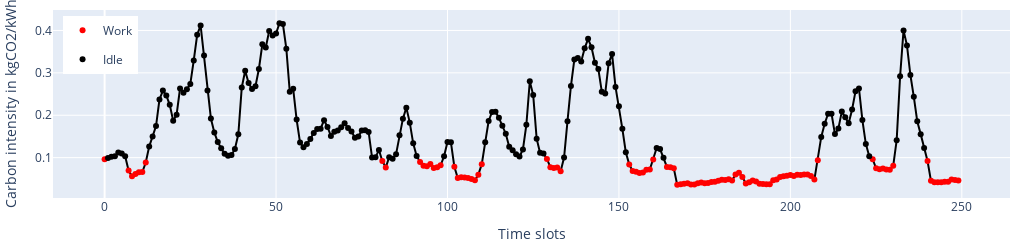
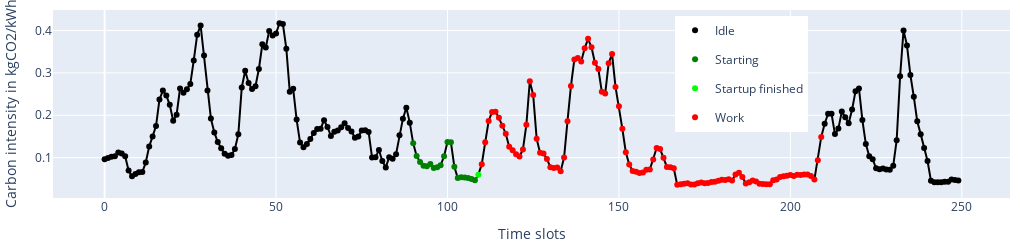
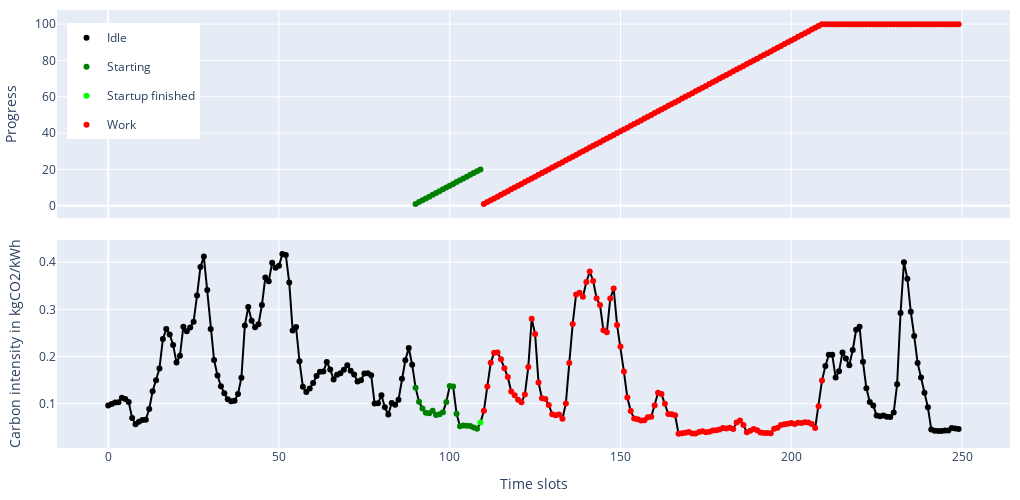
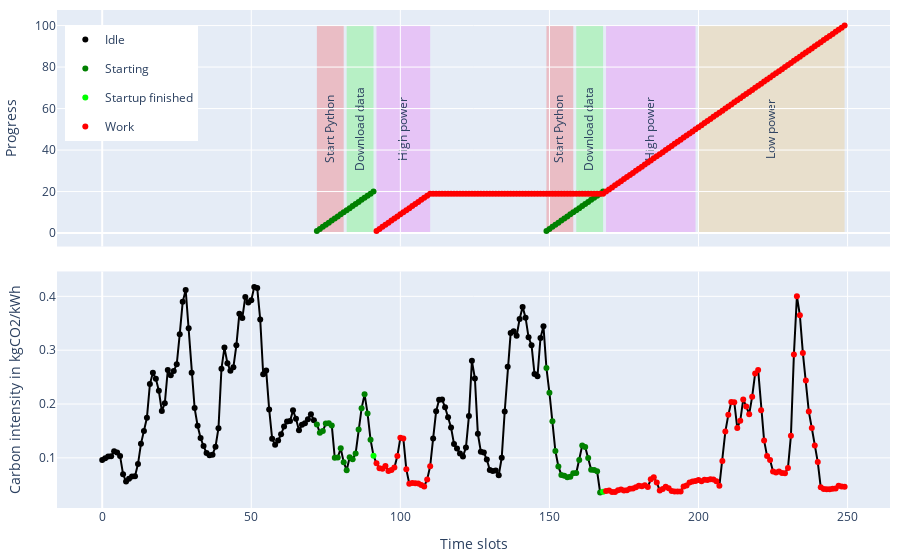

The cell these charts' notebook holds for them, in order:
### Code cell
from typing import List
import plotly.io as pio
import pulp

color_map = {
    "Work": "red",
    "Starting": "green",
    "Startup finished": "lime",
    "Idle": "black"
}

shared_height = 250
shared_width = 1020

def add_common_styling_to_fig(fig):
    fig.update_layout({
        'margin': dict(l=10, r=10, t=10, b=10)
    })


def find_upper_lower_index_for_phases(bool_list: List[bool]):
    groups = []
    start_index = None

    for i, value in enumerate(bool_list):
        if value: 
            if start_index is None:
                start_index = i
        else:
            if start_index is not None:
                groups.append((start_index, i - 1)) 
                start_index = None

    if start_index is not None:
        groups.append((start_index, len(bool_list) - 1))

    # Output the result
    return groups

def make_carbon_trace_with_work_or_startup(targets: List[tuple]):
    # add the work or startup information to the carbon_trace

    graph_times = [i for i in range (shared_deadline)]
    graph_carbon_costs = carbon_trace.df["carbon_intensity_avg"].head(shared_deadline)
    category = ['Idle'] * shared_deadline

    for variable, name in targets:
        for t in range(len(variable)):
            if pulp.value(variable[t]):
                category[t] = name

    fig_carbon = go.Figure()

    fig_carbon.add_trace(go.Scatter(x=graph_times, y=graph_carbon_costs, mode='lines', showlegend=False, line=dict(color='black', width=2)))

    marker_fig = px.scatter(x=graph_times, y=graph_carbon_costs, color=category, color_discrete_map={
                "Work": "red",
                "Starting": "green",
                "Startup finished": "lime",
                "Idle": "black"}
    )

    for trace in marker_fig.data:
        fig_carbon.add_trace(trace)


    fig_carbon.update_layout({ 
        'yaxis_title': 'Carbon intensity in kgCO2/kWh', 
        'xaxis_title': 'Time slots'
    })
    
    return fig_carbon


def make_trace_from_variables(targets: List[tuple]):
    fig = go.Figure()

    for variable, name in targets:
        times = [t for t in range(len(variable))]
        values = [pulp.value(variable[t]) if pulp.value(variable[t]) is not None else None for t in range(len(variable))]

        to_remove = [i for i, value in enumerate(values) if value == 0.0]

        filtered_times = [value for index, value in enumerate(times) if index not in to_remove]
        filtered_values = [value for index, value in enumerate(values) if index not in to_remove]
        # the things you do for a cool plot

        fig.add_trace(go.Scatter(x=filtered_times, y=filtered_values, showlegend=False, mode='markers',
        marker=dict(
            color=color_map[name],
        )))

    return fig

common_styling = {
    'xaxis_title': 'Time slots'
}

def first_plot_work_only():
    """first plot should just show the timeslot were work is being done
    """

    carbon_plot = make_carbon_trace_with_work_or_startup([(result_1["work"], 'Work')])

    carbon_plot.update_layout(height=shared_height, width=shared_width)

    add_common_styling_to_fig(carbon_plot)

    carbon_plot.update_layout(legend ={
        "yanchor":"top",
        "y":0.97,
        "xanchor":"left",
        "x":0.01
    })

    carbon_plot.show()

    pio.write_image(carbon_plot, file="lp_work.pdf", format='pdf')

    return carbon_plot

def second_plot_overhead_via_startup():
    """second plot includes overhead for every start
    """

    carbon_plot = make_carbon_trace_with_work_or_startup([(result_3["work"], 'Work'), (result_3["starting"], 'Starting'), (result_3["startup_finished"], 'Startup finished')])
    add_common_styling_to_fig(carbon_plot)
    carbon_plot.update_layout(height=shared_height, width=shared_width)
    carbon_plot.update_layout(legend ={
        "yanchor":"top",
        "y":0.97,
        "xanchor":"left",
        "x":0.65
    })

    carbon_plot.show()

    pio.write_image(carbon_plot, file="lp_overhead.pdf", format='pdf')



def third_plot_adding_progress_counters():
    """second plot includes overhead for every start
    """
    prototype_fig = make_subplots(rows=2, cols=1, shared_xaxes=True, vertical_spacing=0.05)
    carbon_plot = make_carbon_trace_with_work_or_startup([(result_3["work"], 'Work'), (result_3["starting"], 'Starting'), (result_3["startup_finished"], 'Startup finished')])
    carbon_plot.update_layout(height=shared_height, width=shared_width)
    integers_plot = make_trace_from_variables([(result_3["startup_time_progressed"], 'Starting'), (result_3["work_time_progressed"], 'Work')])
    integers_plot.update_layout(height=shared_height, width=shared_width)


    prototype_fig.add_traces(integers_plot.data, rows=1, cols=1)
    prototype_fig.add_traces(carbon_plot.data, rows=2, cols=1)

    prototype_fig.update_layout({'yaxis1_title':'Progress', 'yaxis2_title': 'Carbon intensity in kgCO2/kWh', 'xaxis2_title':'Time slots'})
    add_common_styling_to_fig(prototype_fig)

    prototype_fig.update_layout(legend ={
        "yanchor":"top",
        "y":0.97,
        "xanchor":"left",
        "x":0.01
    })

    prototype_fig.update_layout(height=shared_height*2, width=shared_width)

    prototype_fig.show()

    pio.write_image(prototype_fig, file="lp_progress.pdf", format='pdf')

def get_color(event_str: str) -> str:
    if ('Start' in event_str):
        return 'rgba(255, 0, 0, 0.2)' 
    if ('Download' in event_str):
        return 'rgba(0, 255, 0, 0.2)'
    if ('High' in event_str):
        return 'rgba(236, 39, 245, 0.2)'
    if ('Low' in event_str or "eval" in event_str): # regrets
        return 'rgba(245, 172, 39, 0.2)'
    return 'rgba(0, 0, 0, 1)'

def get_label(event_str: str) -> str:
    if ('Start' in event_str):
        return 'Start Python' 
    if ('Download' in event_str):
        return 'Download data'
    if ('Start train' in event_str):
        return 'prepare dataset'
    if ('High' in event_str):
        return 'High power'
    if ('Low' in event_str):
        return 'Low power'
    return event_str

def plot_with_states():
    prototype_fig = make_subplots(rows=2, cols=1, shared_xaxes=True, vertical_spacing=0.05)
    carbon_plot = make_carbon_trace_with_work_or_startup([(result_4["work"], 'Work'), (result_4["starting"], 'Starting'), (result_4["startup_finished"], 'Startup finished')])
    
    integers_plot = make_trace_from_variables([(result_4["startup_time_progressed"], 'Starting'), (result_4["work_time_progressed"], 'Work')])

    phases_variables_with_name = [
        *[(value['variable'], key) for (key, value) in result_4["lin_function_dicts"]['startup'].items()],
        *[(value['variable'], key) for (key, value) in result_4["lin_function_dicts"]['work'].items()]
    ]

    prototype_fig.add_traces(integers_plot.data, rows=1, cols=1)
    prototype_fig.add_traces(carbon_plot.data, rows=2, cols=1)

    for variable, name in phases_variables_with_name:
        bools = [True if pulp.value(variable[t]) > 0 else False for t in range(len(variable))]
        groups = find_upper_lower_index_for_phases(bools)
        for start, end in groups:
            print(f"{start}, {end}, {name}")
            prototype_fig.add_shape(type='rect',
                name=name, layer="below",
                label=dict(text=get_label(name), textangle=-90),
                x0=start, y0=0, x1=end, y1=100,
                line=dict(color='rgba(0, 0, 0, 0)'),
                row=1, col=1, fillcolor=get_color(name)
            )

    prototype_fig.update_layout({'yaxis1_title':'Progress', 'yaxis2_title': 'Carbon intensity in kgCO2/kWh', 'xaxis2_title': 'Time slots'})
    
    add_common_styling_to_fig(prototype_fig)

    prototype_fig.update_layout(legend ={
        "yanchor":"top",
        "y":0.97,
        "xanchor":"left",
        "x":0.01
    })

    prototype_fig.show()

    pio.write_image(prototype_fig, file="lp_states.pdf", format='pdf')


first_plot_work_only()
second_plot_overhead_via_startup()
third_plot_adding_progress_counters()
plot_with_states()

### Figure 1 — Plotly figure (JSON) as saved in the notebook; plotly's stock layout.template omitted (floating-point values rounded to 4 significant figures; data arrays with more than 128 entries replaced by an {"elided": "..."} marker saying what was removed)
{"data": [{"line": {"color": "black", "width": 2}, "mode": "lines", "showlegend": false, "type": "scatter", "x": {"elided": "250 int values"}, "y": {"elided": "250 float values"}}, {"hovertemplate": "color=Work<br>x=%{x}<br>y=%{y}<extra></extra>", "legendgroup": "Work", "marker": {"color": "red", "symbol": "circle"}, "mode": "markers", "name": "Work", "orientation": "v", "showlegend": true, "type": "scatter", "x": [0, 7, 8, 9, 10, 11, 12, 81, 82, 92, 93, 94, 95, 96, 97, 98, 102, 103, 104, 105, 106, 107, 108, 109, 110, 129, 130, 131, 132, 133, 153, 154, 155, 156, 157, 158, 159, 160, 164, 165, 166, 167, 168, 169, 170, 171, 172, 173, 174, 175, 176, 177, 178, 179, 180, 181, 182, 183, 184, 185, 186, 187, 188, 189, 190, 191, 192, 193, 194, 195, 196, 197, 198, 199, 200, 201, 202, 203, 204, 205, 206, 207, 208, 224, 225, 226, 227, 228, 229, 230, 240, 241, 242, 243, 244, 245, 246, 247, 248, 249], "xaxis": "x", "y": [0.09614, 0.06952, 0.05609, 0.06142, 0.06537, 0.06595, 0.08854, 0.09206, 0.07697, 0.0898, 0.08062, 0.07978, 0.08471, 0.0758, 0.07732, 0.08188, 0.07866, 0.05189, 0.05347, 0.05305, 0.05223, 0.04941, 0.0468, 0.05983, 0.08463, 0.09698, 0.07737, 0.07553, 0.07664, 0.06776, 0.08409, 0.06835, 0.06675, 0.06397, 0.06477, 0.07124, 0.07186, 0.09582, 0.07796, 0.07741, 0.07503, 0.0358, 0.03726, 0.0383, 0.03949, 0.03661, 0.03667, 0.03961, 0.04123, 0.03943, 0.04004, 0.0427, 0.0432, 0.04518, 0.048, 0.04725, 0.04891, 0.0459, 0.06007, 0.06413, 0.05441, 0.03926, 0.04217, 0.04621, 0.04352, 0.03849, 0.03764, 0.0375, 0.03731, 0.04674, 0.04854, 0.05439, 0.05592, 0.0572, 0.05894, 0.05653, 0.05941, 0.059, 0.06039, 0.05995, 0.05645, 0.04813, 0.09411, 0.0962, 0.07469, 0.07289, 0.07456, 0.07199, 0.07158, 0.08103, 0.09216, 0.04523, 0.0422, 0.04188, 0.04186, 0.04284, 0.04308, 0.04818, 0.04696, 0.04623], "yaxis": "y"}, {"hovertemplate": "color=Idle<br>x=%{x}<br>y=%{y}<extra></extra>", "legendgroup": "Idle", "marker": {"color": "black", "symbol": "circle"}, "mode": "markers", "name": "Idle", "orientation": "v", "showlegend": true, "type": "scatter", "x": {"elided": "150 int values"}, "xaxis": "x", "y": {"elided": "150 float values"}, "yaxis": "y"}], "layout": {"height": 250, "legend": {"x": 0.01, "xanchor": "left", "y": 0.97, "yanchor": "top"}, "margin": {"b": 10, "l": 10, "r": 10, "t": 10}, "width": 1020, "xaxis": {"title": {"text": "Time slots"}}, "yaxis": {"title": {"text": "Carbon intensity in kgCO2/kWh"}}}}

### Figure 2 — Plotly figure (JSON) as saved in the notebook; plotly's stock layout.template omitted (floating-point values rounded to 4 significant figures; data arrays with more than 128 entries replaced by an {"elided": "..."} marker saying what was removed)
{"data": [{"line": {"color": "black", "width": 2}, "mode": "lines", "showlegend": false, "type": "scatter", "x": {"elided": "250 int values"}, "y": {"elided": "250 float values"}}, {"hovertemplate": "color=Idle<br>x=%{x}<br>y=%{y}<extra></extra>", "legendgroup": "Idle", "marker": {"color": "black", "symbol": "circle"}, "mode": "markers", "name": "Idle", "orientation": "v", "showlegend": true, "type": "scatter", "x": {"elided": "130 int values"}, "xaxis": "x", "y": {"elided": "130 float values"}, "yaxis": "y"}, {"hovertemplate": "color=Starting<br>x=%{x}<br>y=%{y}<extra></extra>", "legendgroup": "Starting", "marker": {"color": "green", "symbol": "circle"}, "mode": "markers", "name": "Starting", "orientation": "v", "showlegend": true, "type": "scatter", "x": [90, 91, 92, 93, 94, 95, 96, 97, 98, 99, 100, 101, 102, 103, 104, 105, 106, 107, 108], "xaxis": "x", "y": [0.1338, 0.104, 0.0898, 0.08062, 0.07978, 0.08471, 0.0758, 0.07732, 0.08188, 0.1033, 0.1371, 0.1362, 0.07866, 0.05189, 0.05347, 0.05305, 0.05223, 0.04941, 0.0468], "yaxis": "y"}, {"hovertemplate": "color=Startup finished<br>x=%{x}<br>y=%{y}<extra></extra>", "legendgroup": "Startup finished", "marker": {"color": "lime", "symbol": "circle"}, "mode": "markers", "name": "Startup finished", "orientation": "v", "showlegend": true, "type": "scatter", "x": [109], "xaxis": "x", "y": [0.05983], "yaxis": "y"}, {"hovertemplate": "color=Work<br>x=%{x}<br>y=%{y}<extra></extra>", "legendgroup": "Work", "marker": {"color": "red", "symbol": "circle"}, "mode": "markers", "name": "Work", "orientation": "v", "showlegend": true, "type": "scatter", "x": [110, 111, 112, 113, 114, 115, 116, 117, 118, 119, 120, 121, 122, 123, 124, 125, 126, 127, 128, 129, 130, 131, 132, 133, 134, 135, 136, 137, 138, 139, 140, 141, 142, 143, 144, 145, 146, 147, 148, 149, 150, 151, 152, 153, 154, 155, 156, 157, 158, 159, 160, 161, 162, 163, 164, 165, 166, 167, 168, 169, 170, 171, 172, 173, 174, 175, 176, 177, 178, 179, 180, 181, 182, 183, 184, 185, 186, 187, 188, 189, 190, 191, 192, 193, 194, 195, 196, 197, 198, 199, 200, 201, 202, 203, 204, 205, 206, 207, 208, 209], "xaxis": "x", "y": [0.08463, 0.1361, 0.1865, 0.2078, 0.2084, 0.1939, 0.1752, 0.1564, 0.1258, 0.1176, 0.108, 0.1027, 0.1194, 0.1775, 0.2803, 0.2475, 0.1447, 0.1114, 0.1098, 0.09698, 0.07737, 0.07553, 0.07664, 0.06776, 0.1002, 0.186, 0.269, 0.3317, 0.3354, 0.3268, 0.3579, 0.3804, 0.3603, 0.3238, 0.3091, 0.2556, 0.2515, 0.3228, 0.3442, 0.2667, 0.2211, 0.1679, 0.1127, 0.08409, 0.06835, 0.06675, 0.06397, 0.06477, 0.07124, 0.07186, 0.09582, 0.1229, 0.1201, 0.09972, 0.07796, 0.07741, 0.07503, 0.0358, 0.03726, 0.0383, 0.03949, 0.03661, 0.03667, 0.03961, 0.04123, 0.03943, 0.04004, 0.0427, 0.0432, 0.04518, 0.048, 0.04725, 0.04891, 0.0459, 0.06007, 0.06413, 0.05441, 0.03926, 0.04217, 0.04621, 0.04352, 0.03849, 0.03764, 0.0375, 0.03731, 0.04674, 0.04854, 0.05439, 0.05592, 0.0572, 0.05894, 0.05653, 0.05941, 0.059, 0.06039, 0.05995, 0.05645, 0.04813, 0.09411, 0.1488], "yaxis": "y"}], "layout": {"height": 250, "legend": {"x": 0.65, "xanchor": "left", "y": 0.97, "yanchor": "top"}, "margin": {"b": 10, "l": 10, "r": 10, "t": 10}, "width": 1020, "xaxis": {"title": {"text": "Time slots"}}, "yaxis": {"title": {"text": "Carbon intensity in kgCO2/kWh"}}}}

### Figure 3 — Plotly figure (JSON) as saved in the notebook; plotly's stock layout.template omitted (floating-point values rounded to 4 significant figures; data arrays with more than 128 entries replaced by an {"elided": "..."} marker saying what was removed)
{"data": [{"marker": {"color": "green"}, "mode": "markers", "showlegend": false, "type": "scatter", "x": [90, 91, 92, 93, 94, 95, 96, 97, 98, 99, 100, 101, 102, 103, 104, 105, 106, 107, 108, 109, 249], "xaxis": "x", "y": [1, 2, 3, 4, 5, 6, 7, 8, 9, 10, 11, 12, 13, 14, 15, 16, 17, 18, 19, 20, null], "yaxis": "y"}, {"marker": {"color": "red"}, "mode": "markers", "showlegend": false, "type": "scatter", "x": {"elided": "140 int values"}, "xaxis": "x", "y": {"elided": "140 int values"}, "yaxis": "y"}, {"line": {"color": "black", "width": 2}, "mode": "lines", "showlegend": false, "type": "scatter", "x": {"elided": "250 int values"}, "xaxis": "x2", "y": {"elided": "250 float values"}, "yaxis": "y2"}, {"hovertemplate": "color=Idle<br>x=%{x}<br>y=%{y}<extra></extra>", "legendgroup": "Idle", "marker": {"color": "black", "symbol": "circle"}, "mode": "markers", "name": "Idle", "orientation": "v", "showlegend": true, "type": "scatter", "x": {"elided": "130 int values"}, "xaxis": "x2", "y": {"elided": "130 float values"}, "yaxis": "y2"}, {"hovertemplate": "color=Starting<br>x=%{x}<br>y=%{y}<extra></extra>", "legendgroup": "Starting", "marker": {"color": "green", "symbol": "circle"}, "mode": "markers", "name": "Starting", "orientation": "v", "showlegend": true, "type": "scatter", "x": [90, 91, 92, 93, 94, 95, 96, 97, 98, 99, 100, 101, 102, 103, 104, 105, 106, 107, 108], "xaxis": "x2", "y": [0.1338, 0.104, 0.0898, 0.08062, 0.07978, 0.08471, 0.0758, 0.07732, 0.08188, 0.1033, 0.1371, 0.1362, 0.07866, 0.05189, 0.05347, 0.05305, 0.05223, 0.04941, 0.0468], "yaxis": "y2"}, {"hovertemplate": "color=Startup finished<br>x=%{x}<br>y=%{y}<extra></extra>", "legendgroup": "Startup finished", "marker": {"color": "lime", "symbol": "circle"}, "mode": "markers", "name": "Startup finished", "orientation": "v", "showlegend": true, "type": "scatter", "x": [109], "xaxis": "x2", "y": [0.05983], "yaxis": "y2"}, {"hovertemplate": "color=Work<br>x=%{x}<br>y=%{y}<extra></extra>", "legendgroup": "Work", "marker": {"color": "red", "symbol": "circle"}, "mode": "markers", "name": "Work", "orientation": "v", "showlegend": true, "type": "scatter", "x": [110, 111, 112, 113, 114, 115, 116, 117, 118, 119, 120, 121, 122, 123, 124, 125, 126, 127, 128, 129, 130, 131, 132, 133, 134, 135, 136, 137, 138, 139, 140, 141, 142, 143, 144, 145, 146, 147, 148, 149, 150, 151, 152, 153, 154, 155, 156, 157, 158, 159, 160, 161, 162, 163, 164, 165, 166, 167, 168, 169, 170, 171, 172, 173, 174, 175, 176, 177, 178, 179, 180, 181, 182, 183, 184, 185, 186, 187, 188, 189, 190, 191, 192, 193, 194, 195, 196, 197, 198, 199, 200, 201, 202, 203, 204, 205, 206, 207, 208, 209], "xaxis": "x2", "y": [0.08463, 0.1361, 0.1865, 0.2078, 0.2084, 0.1939, 0.1752, 0.1564, 0.1258, 0.1176, 0.108, 0.1027, 0.1194, 0.1775, 0.2803, 0.2475, 0.1447, 0.1114, 0.1098, 0.09698, 0.07737, 0.07553, 0.07664, 0.06776, 0.1002, 0.186, 0.269, 0.3317, 0.3354, 0.3268, 0.3579, 0.3804, 0.3603, 0.3238, 0.3091, 0.2556, 0.2515, 0.3228, 0.3442, 0.2667, 0.2211, 0.1679, 0.1127, 0.08409, 0.06835, 0.06675, 0.06397, 0.06477, 0.07124, 0.07186, 0.09582, 0.1229, 0.1201, 0.09972, 0.07796, 0.07741, 0.07503, 0.0358, 0.03726, 0.0383, 0.03949, 0.03661, 0.03667, 0.03961, 0.04123, 0.03943, 0.04004, 0.0427, 0.0432, 0.04518, 0.048, 0.04725, 0.04891, 0.0459, 0.06007, 0.06413, 0.05441, 0.03926, 0.04217, 0.04621, 0.04352, 0.03849, 0.03764, 0.0375, 0.03731, 0.04674, 0.04854, 0.05439, 0.05592, 0.0572, 0.05894, 0.05653, 0.05941, 0.059, 0.06039, 0.05995, 0.05645, 0.04813, 0.09411, 0.1488], "yaxis": "y2"}], "layout": {"height": 500, "legend": {"x": 0.01, "xanchor": "left", "y": 0.97, "yanchor": "top"}, "margin": {"b": 10, "l": 10, "r": 10, "t": 10}, "width": 1020, "xaxis": {"anchor": "y", "domain": [0, 1], "matches": "x2", "showticklabels": false}, "xaxis2": {"anchor": "y2", "domain": [0, 1], "title": {"text": "Time slots"}}, "yaxis": {"anchor": "x", "domain": [0.525, 1], "title": {"text": "Progress"}}, "yaxis2": {"anchor": "x2", "domain": [0, 0.475], "title": {"text": "Carbon intensity in kgCO2/kWh"}}}}

### Figure 4 — Plotly figure (JSON) as saved in the notebook; plotly's stock layout.template omitted (floating-point values rounded to 4 significant figures; data arrays with more than 128 entries replaced by an {"elided": "..."} marker saying what was removed)
{"data": [{"marker": {"color": "green"}, "mode": "markers", "showlegend": false, "type": "scatter", "x": [72, 73, 74, 75, 76, 77, 78, 79, 80, 81, 82, 83, 84, 85, 86, 87, 88, 89, 90, 91, 149, 150, 151, 152, 153, 154, 155, 156, 157, 158, 159, 160, 161, 162, 163, 164, 165, 166, 167, 168], "xaxis": "x", "y": [1, 2, 3, 4, 5, 6, 7, 8, 9, 10, 11, 12, 13, 14, 15, 16, 17, 18, 19, 20, 1, 2, 3, 4, 5, 6, 7, 8, 9, 10, 11, 12, 13, 14, 15, 16, 17, 18, 19, 20], "yaxis": "y"}, {"marker": {"color": "red"}, "mode": "markers", "showlegend": false, "type": "scatter", "x": {"elided": "158 int values"}, "xaxis": "x", "y": {"elided": "158 int values"}, "yaxis": "y"}, {"line": {"color": "black", "width": 2}, "mode": "lines", "showlegend": false, "type": "scatter", "x": {"elided": "250 int values"}, "xaxis": "x2", "y": {"elided": "250 float values"}, "yaxis": "y2"}, {"hovertemplate": "color=Idle<br>x=%{x}<br>y=%{y}<extra></extra>", "legendgroup": "Idle", "marker": {"color": "black", "symbol": "circle"}, "mode": "markers", "name": "Idle", "orientation": "v", "showlegend": true, "type": "scatter", "x": [0, 1, 2, 3, 4, 5, 6, 7, 8, 9, 10, 11, 12, 13, 14, 15, 16, 17, 18, 19, 20, 21, 22, 23, 24, 25, 26, 27, 28, 29, 30, 31, 32, 33, 34, 35, 36, 37, 38, 39, 40, 41, 42, 43, 44, 45, 46, 47, 48, 49, 50, 51, 52, 53, 54, 55, 56, 57, 58, 59, 60, 61, 62, 63, 64, 65, 66, 67, 68, 69, 70, 71, 111, 112, 113, 114, 115, 116, 117, 118, 119, 120, 121, 122, 123, 124, 125, 126, 127, 128, 129, 130, 131, 132, 133, 134, 135, 136, 137, 138, 139, 140, 141, 142, 143, 144, 145, 146, 147, 148], "xaxis": "x2", "y": [0.09614, 0.09913, 0.1024, 0.1031, 0.1124, 0.1098, 0.1033, 0.06952, 0.05609, 0.06142, 0.06537, 0.06595, 0.08854, 0.1261, 0.1497, 0.1744, 0.237, 0.2581, 0.2469, 0.2245, 0.1871, 0.2014, 0.2631, 0.2534, 0.2614, 0.2737, 0.3294, 0.3898, 0.4119, 0.3409, 0.2582, 0.1924, 0.1596, 0.1368, 0.122, 0.109, 0.1047, 0.106, 0.1206, 0.1551, 0.2656, 0.3048, 0.2758, 0.262, 0.2683, 0.3091, 0.3674, 0.3599, 0.3988, 0.3883, 0.3927, 0.4173, 0.4153, 0.3571, 0.2554, 0.2625, 0.19, 0.1356, 0.1245, 0.1321, 0.1439, 0.1583, 0.1676, 0.1684, 0.1882, 0.1724, 0.1513, 0.1614, 0.1642, 0.1718, 0.1812, 0.1698, 0.1361, 0.1865, 0.2078, 0.2084, 0.1939, 0.1752, 0.1564, 0.1258, 0.1176, 0.108, 0.1027, 0.1194, 0.1775, 0.2803, 0.2475, 0.1447, 0.1114, 0.1098, 0.09698, 0.07737, 0.07553, 0.07664, 0.06776, 0.1002, 0.186, 0.269, 0.3317, 0.3354, 0.3268, 0.3579, 0.3804, 0.3603, 0.3238, 0.3091, 0.2556, 0.2515, 0.3228, 0.3442], "yaxis": "y2"}, {"hovertemplate": "color=Starting<br>x=%{x}<br>y=%{y}<extra></extra>", "legendgroup": "Starting", "marker": {"color": "green", "symbol": "circle"}, "mode": "markers", "name": "Starting", "orientation": "v", "showlegend": true, "type": "scatter", "x": [72, 73, 74, 75, 76, 77, 78, 79, 80, 81, 82, 83, 84, 85, 86, 87, 88, 89, 90, 149, 150, 151, 152, 153, 154, 155, 156, 157, 158, 159, 160, 161, 162, 163, 164, 165, 166, 167], "xaxis": "x2", "y": [0.1619, 0.1468, 0.1497, 0.1638, 0.1644, 0.1603, 0.1003, 0.1007, 0.1179, 0.09206, 0.07697, 0.1012, 0.09731, 0.1081, 0.1526, 0.192, 0.2179, 0.1826, 0.1338, 0.2667, 0.2211, 0.1679, 0.1127, 0.08409, 0.06835, 0.06675, 0.06397, 0.06477, 0.07124, 0.07186, 0.09582, 0.1229, 0.1201, 0.09972, 0.07796, 0.07741, 0.07503, 0.0358], "yaxis": "y2"}, {"hovertemplate": "color=Startup finished<br>x=%{x}<br>y=%{y}<extra></extra>", "legendgroup": "Startup finished", "marker": {"color": "lime", "symbol": "circle"}, "mode": "markers", "name": "Startup finished", "orientation": "v", "showlegend": true, "type": "scatter", "x": [91, 168], "xaxis": "x2", "y": [0.104, 0.03726], "yaxis": "y2"}, {"hovertemplate": "color=Work<br>x=%{x}<br>y=%{y}<extra></extra>", "legendgroup": "Work", "marker": {"color": "red", "symbol": "circle"}, "mode": "markers", "name": "Work", "orientation": "v", "showlegend": true, "type": "scatter", "x": [92, 93, 94, 95, 96, 97, 98, 99, 100, 101, 102, 103, 104, 105, 106, 107, 108, 109, 110, 169, 170, 171, 172, 173, 174, 175, 176, 177, 178, 179, 180, 181, 182, 183, 184, 185, 186, 187, 188, 189, 190, 191, 192, 193, 194, 195, 196, 197, 198, 199, 200, 201, 202, 203, 204, 205, 206, 207, 208, 209, 210, 211, 212, 213, 214, 215, 216, 217, 218, 219, 220, 221, 222, 223, 224, 225, 226, 227, 228, 229, 230, 231, 232, 233, 234, 235, 236, 237, 238, 239, 240, 241, 242, 243, 244, 245, 246, 247, 248, 249], "xaxis": "x2", "y": [0.0898, 0.08062, 0.07978, 0.08471, 0.0758, 0.07732, 0.08188, 0.1033, 0.1371, 0.1362, 0.07866, 0.05189, 0.05347, 0.05305, 0.05223, 0.04941, 0.0468, 0.05983, 0.08463, 0.0383, 0.03949, 0.03661, 0.03667, 0.03961, 0.04123, 0.03943, 0.04004, 0.0427, 0.0432, 0.04518, 0.048, 0.04725, 0.04891, 0.0459, 0.06007, 0.06413, 0.05441, 0.03926, 0.04217, 0.04621, 0.04352, 0.03849, 0.03764, 0.0375, 0.03731, 0.04674, 0.04854, 0.05439, 0.05592, 0.0572, 0.05894, 0.05653, 0.05941, 0.059, 0.06039, 0.05995, 0.05645, 0.04813, 0.09411, 0.1488, 0.1799, 0.2037, 0.2034, 0.1555, 0.1688, 0.2086, 0.1956, 0.1812, 0.2137, 0.2568, 0.2633, 0.1886, 0.1324, 0.1032, 0.0962, 0.07469, 0.07289, 0.07456, 0.07199, 0.07158, 0.08103, 0.1412, 0.2922, 0.4002, 0.3648, 0.295, 0.2436, 0.186, 0.1555, 0.1229, 0.09216, 0.04523, 0.0422, 0.04188, 0.04186, 0.04284, 0.04308, 0.04818, 0.04696, 0.04623], "yaxis": "y2"}], "layout": {"legend": {"x": 0.01, "xanchor": "left", "y": 0.97, "yanchor": "top"}, "margin": {"b": 10, "l": 10, "r": 10, "t": 10}, "shapes": [{"fillcolor": "rgba(255, 0, 0, 0.2)", "label": {"text": "Start Python", "textangle": -90}, "layer": "below", "line": {"color": "rgba(0, 0, 0, 0)"}, "name": "Start Python0", "type": "rect", "x0": 72, "x1": 81, "xref": "x", "y0": 0, "y1": 100, "yref": "y"}, {"fillcolor": "rgba(255, 0, 0, 0.2)", "label": {"text": "Start Python", "textangle": -90}, "layer": "below", "line": {"color": "rgba(0, 0, 0, 0)"}, "name": "Start Python0", "type": "rect", "x0": 149, "x1": 158, "xref": "x", "y0": 0, "y1": 100, "yref": "y"}, {"fillcolor": "rgba(0, 255, 0, 0.2)", "label": {"text": "Download data", "textangle": -90}, "layer": "below", "line": {"color": "rgba(0, 0, 0, 0)"}, "name": "Download Data1", "type": "rect", "x0": 82, "x1": 91, "xref": "x", "y0": 0, "y1": 100, "yref": "y"}, {"fillcolor": "rgba(0, 255, 0, 0.2)", "label": {"text": "Download data", "textangle": -90}, "layer": "below", "line": {"color": "rgba(0, 0, 0, 0)"}, "name": "Download Data1", "type": "rect", "x0": 159, "x1": 168, "xref": "x", "y0": 0, "y1": 100, "yref": "y"}, {"fillcolor": "rgba(236, 39, 245, 0.2)", "label": {"text": "High power", "textangle": -90}, "layer": "below", "line": {"color": "rgba(0, 0, 0, 0)"}, "name": "High2", "type": "rect", "x0": 92, "x1": 110, "xref": "x", "y0": 0, "y1": 100, "yref": "y"}, {"fillcolor": "rgba(236, 39, 245, 0.2)", "label": {"text": "High power", "textangle": -90}, "layer": "below", "line": {"color": "rgba(0, 0, 0, 0)"}, "name": "High2", "type": "rect", "x0": 169, "x1": 199, "xref": "x", "y0": 0, "y1": 100, "yref": "y"}, {"fillcolor": "rgba(245, 172, 39, 0.2)", "label": {"text": "Low power", "textangle": -90}, "layer": "below", "line": {"color": "rgba(0, 0, 0, 0)"}, "name": "Low3", "type": "rect", "x0": 200, "x1": 249, "xref": "x", "y0": 0, "y1": 100, "yref": "y"}], "xaxis": {"anchor": "y", "domain": [0, 1], "matches": "x2", "showticklabels": false}, "xaxis2": {"anchor": "y2", "domain": [0, 1], "title": {"text": "Time slots"}}, "yaxis": {"anchor": "x", "domain": [0.525, 1], "title": {"text": "Progress"}}, "yaxis2": {"anchor": "x2", "domain": [0, 0.475], "title": {"text": "Carbon intensity in kgCO2/kWh"}}}}
